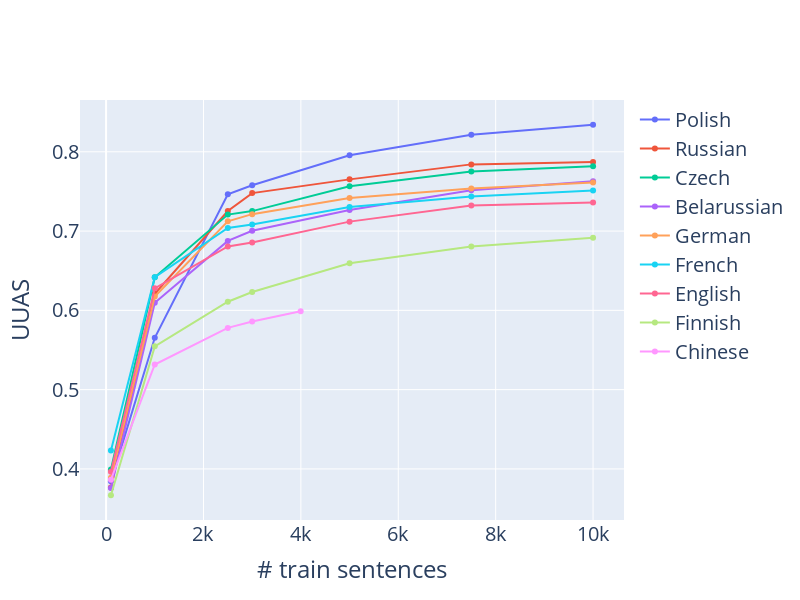

This figure's notebook cell:
### Code cell
fig = go.Figure()
fig.update_layout(
    autosize=False,
    width=800,
    height=600,
    font={"size":20},
    xaxis_title = "# train sentences",
    yaxis_title = "UUAS"
)
for lang in ["pl", "ru", "cs", "be", "de", "fr", "en", "fi", "zh"]:
    df_ = df_limit[df_limit.train == lang]
    fig.add_trace(go.Scatter(x=df_.limit, y=df_.uuas,
                        mode='lines+markers',
                        name=full_name[lang]))


fig.show()

### Figure 1 — Plotly figure (JSON) as saved in the notebook; plotly's stock layout.template omitted (floating-point values rounded to 4 significant figures)
{"data": [{"mode": "lines+markers", "name": "Polish", "type": "scatter", "x": [100, 1000, 2500, 3000, 5000, 7500, 10000], "y": [0.3846, 0.5654, 0.7463, 0.7577, 0.7957, 0.8215, 0.8341]}, {"mode": "lines+markers", "name": "Russian", "type": "scatter", "x": [100, 1000, 2500, 3000, 5000, 7500, 10000], "y": [0.3766, 0.6209, 0.7253, 0.7479, 0.7652, 0.7841, 0.7871]}, {"mode": "lines+markers", "name": "Czech", "type": "scatter", "x": [100, 1000, 2500, 3000, 5000, 7500, 10000], "y": [0.3993, 0.6418, 0.7208, 0.7252, 0.7566, 0.7753, 0.7817]}, {"mode": "lines+markers", "name": "Belarussian", "type": "scatter", "x": [100, 1000, 2500, 3000, 5000, 7500, 10000], "y": [0.376, 0.6095, 0.6876, 0.7003, 0.7265, 0.7515, 0.7629]}, {"mode": "lines+markers", "name": "German", "type": "scatter", "x": [100, 1000, 2500, 3000, 5000, 7500, 10000], "y": [0.3887, 0.6175, 0.7122, 0.7213, 0.7417, 0.7538, 0.7613]}, {"mode": "lines+markers", "name": "French", "type": "scatter", "x": [100, 1000, 2500, 3000, 5000, 7500, 10000], "y": [0.4231, 0.6418, 0.7039, 0.7082, 0.7302, 0.7435, 0.7512]}, {"mode": "lines+markers", "name": "English", "type": "scatter", "x": [100, 1000, 2500, 3000, 5000, 7500, 10000], "y": [0.3963, 0.6278, 0.6806, 0.6855, 0.7119, 0.7323, 0.7361]}, {"mode": "lines+markers", "name": "Finnish", "type": "scatter", "x": [100, 1000, 2500, 3000, 5000, 7500, 10000], "y": [0.3668, 0.5546, 0.6108, 0.6231, 0.6593, 0.6804, 0.6915]}, {"mode": "lines+markers", "name": "Chinese", "type": "scatter", "x": [100, 1000, 2500, 3000, 3996], "y": [0.3864, 0.5317, 0.5779, 0.5858, 0.5989]}], "layout": {"autosize": false, "font": {"size": 20}, "height": 600, "width": 800, "xaxis": {"title": {"text": "# train sentences"}}, "yaxis": {"title": {"text": "UUAS"}}}}
